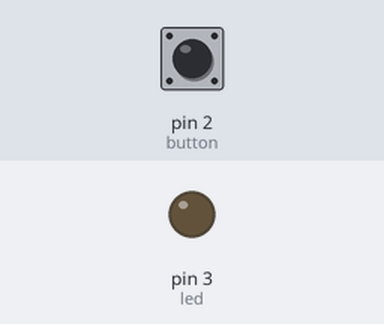
Bench run of a sketch on a simulated Arduino Uno, built for the host (arithmetic inside an expression is 32-bit, double 64-bit). Shown: output pins drawn as LEDs (lit = HIGH). Inputs (shaded band) come from the test bench; at power-on: pin 2 (button) LOW. WiFi joins after 1.5 s; servers stay silent unless stated; uploads are accepted with an empty reply.

Above: at 4.7 s.
4.8 s: pin 2 (button) pulled HIGH for 0.15 s
At 5.7 s:
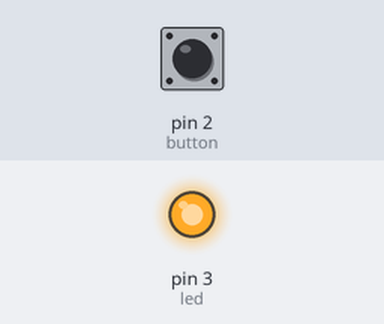
Timing chart, 0 to 7.8 s (numbered marks = the images above; inputs shaded):
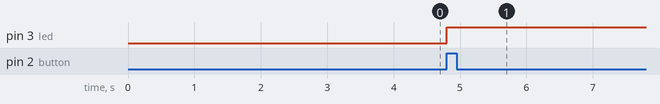

The sketch:

listato_20_07.ino
```cpp
#include <Ethernet.h>
#include <SPI.h>

byte mac[] = { 0x90, 0xA2, 0xDA, 0x09, 0x00, 0x93};
int button = 2;
int led = 3;
String server = "<nome del server o IP> ";
String page_doTweet = "<indirizzo della pagina php>";
EthernetClient client;
char buf[32];
int indice = 0;
boolean inLettura = false;

void setup(){
  pinMode(button, INPUT);
  pinMode(led, OUTPUT);
  delay(2000);
  Ethernet.begin(mac);
  Serial.begin(9600);
}

void loop() {
  if (digitalRead(button) == HIGH) {
    digitalWrite(led, HIGH);
    // chiediamo alla pagina PHP di inviare un tweet
    String twt = connectAndRead(page_doTweet);
    Serial.println(twt);
    digitalWrite(led, LOW);
  }
}

String connectAndRead(String addr){
  char buf[server.length()];
  server.toCharArray(buf, server.length());
  if (client.connect(buf ,80)) {
    client.print("GET ");
    client.print(addr);
    client.println(" HTTP/1.0");
    client.print("HOST:");
    client.println(server);
    client.println();
    return readPage();
  } else {
    return "connection failed";
  }
}

String readPage(){
  indice = 0;
  memset(&buf, 0, 32 );
  while (true) {
    if (client.available()) {
      char c = client.read();
      if (c == '<' ) {
        inLettura = true;
      } else if(inLettura) {
        if (c != '>'){
          buf[indice] = c;
          indice ++;
        } else {
          inLettura = false;
          client.stop();
          client.flush();
          Serial.println("disconnecting.");
          return buf;
        }
      }
    }
  }
}
```

Measured:
- after the input at 4.8 s, pin 3 (led): LOW → HIGH at once
